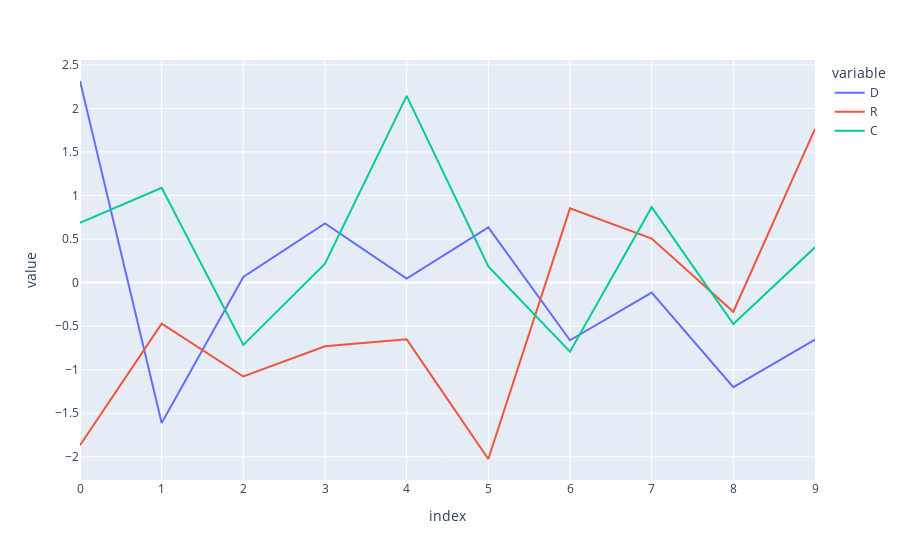

Notebook source saved alongside this figure:
### Code cell
import pandas as pd
pd.options.plotting.backend = "plotly"

df=pd.DataFrame(np.random.randn(10,3),columns=['D','R','C'])
df.plot()

### Figure 1 — Plotly figure (JSON) as saved in the notebook; plotly's stock layout.template omitted (floating-point values rounded to 4 significant figures)
{"data": [{"hovertemplate": "variable=D<br>index=%{x}<br>value=%{y}<extra></extra>", "legendgroup": "D", "line": {"color": "#636efa", "dash": "solid"}, "marker": {"symbol": "circle"}, "mode": "lines", "name": "D", "orientation": "v", "showlegend": true, "type": "scatter", "x": [0, 1, 2, 3, 4, 5, 6, 7, 8, 9], "xaxis": "x", "y": [2.315, -1.613, 0.06428, 0.6796, 0.04557, 0.6339, -0.6618, -0.1147, -1.2, -0.6533], "yaxis": "y"}, {"hovertemplate": "variable=R<br>index=%{x}<br>value=%{y}<extra></extra>", "legendgroup": "R", "line": {"color": "#EF553B", "dash": "solid"}, "marker": {"symbol": "circle"}, "mode": "lines", "name": "R", "orientation": "v", "showlegend": true, "type": "scatter", "x": [0, 1, 2, 3, 4, 5, 6, 7, 8, 9], "xaxis": "x", "y": [-1.867, -0.4719, -1.078, -0.7304, -0.6516, -2.025, 0.8524, 0.505, -0.3345, 1.765], "yaxis": "y"}, {"hovertemplate": "variable=C<br>index=%{x}<br>value=%{y}<extra></extra>", "legendgroup": "C", "line": {"color": "#00cc96", "dash": "solid"}, "marker": {"symbol": "circle"}, "mode": "lines", "name": "C", "orientation": "v", "showlegend": true, "type": "scatter", "x": [0, 1, 2, 3, 4, 5, 6, 7, 8, 9], "xaxis": "x", "y": [0.6863, 1.089, -0.7153, 0.2165, 2.144, 0.1865, -0.7925, 0.8658, -0.4749, 0.405], "yaxis": "y"}], "layout": {"legend": {"title": {"text": "variable"}, "tracegroupgap": 0}, "margin": {"t": 60}, "xaxis": {"anchor": "y", "domain": [0, 1], "title": {"text": "index"}}, "yaxis": {"anchor": "x", "domain": [0, 1], "title": {"text": "value"}}}}
